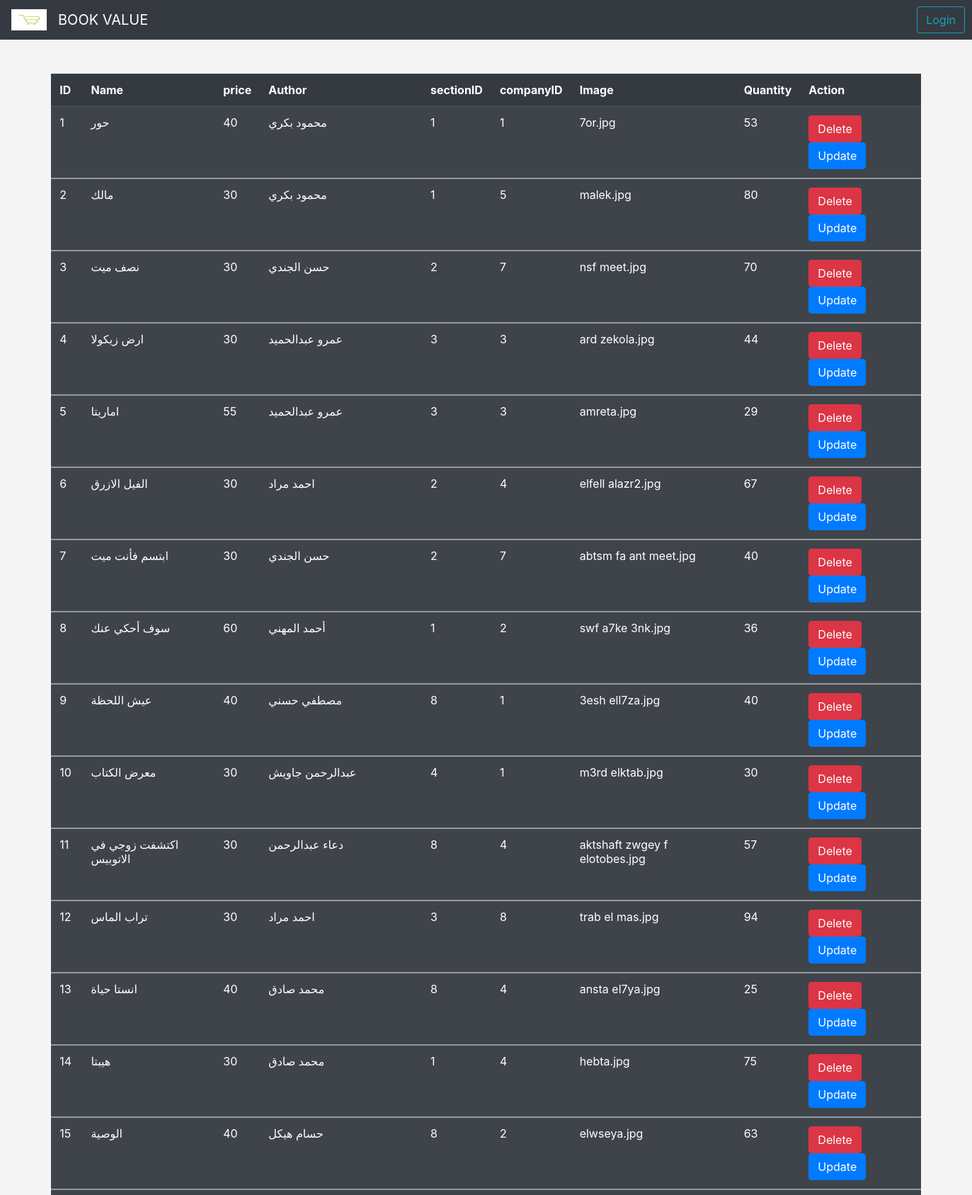
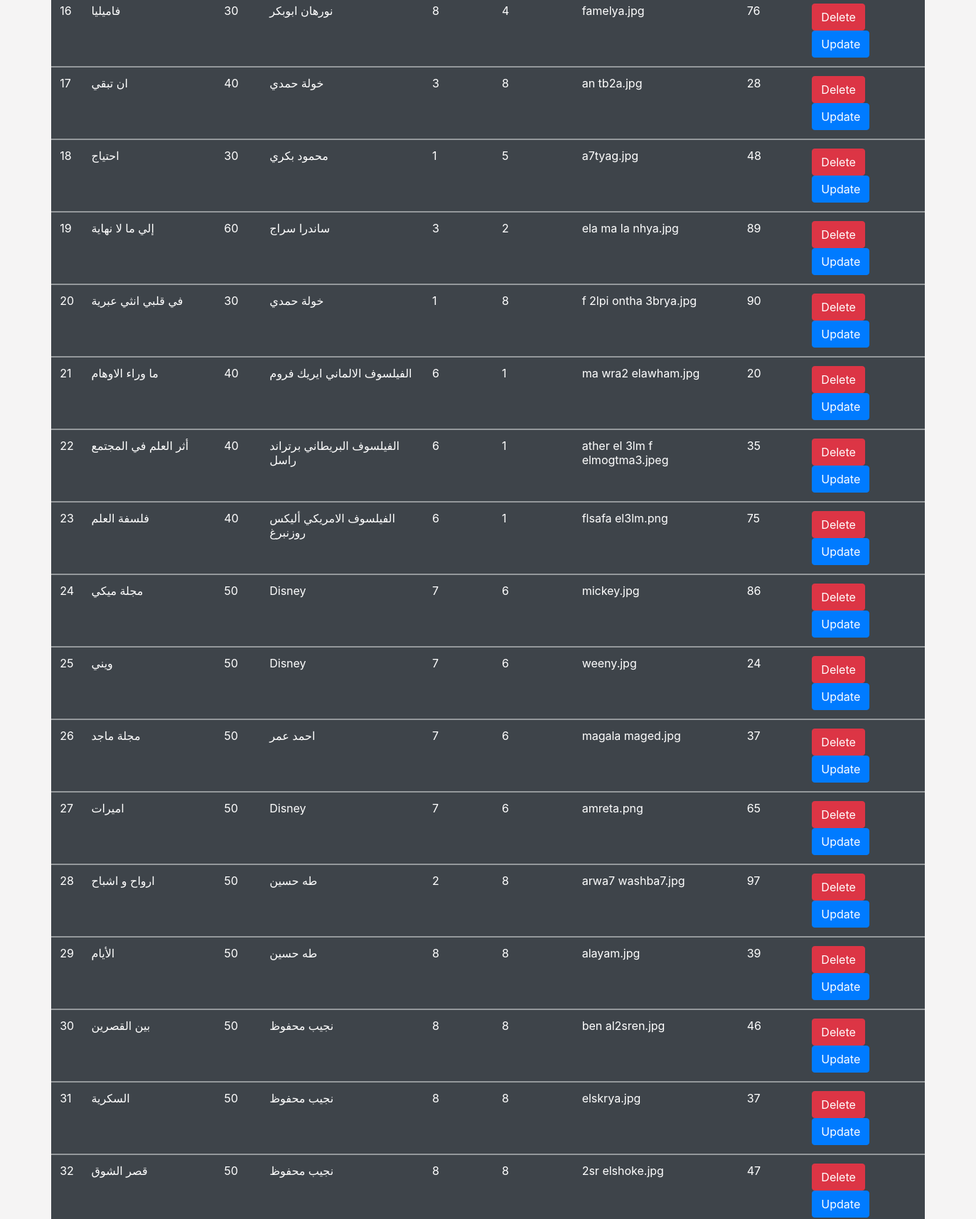
The app's page /products/prolist.php (upper part) with its own data (2 pictures, top to bottom).
### tables this page shows
CREATE TABLE `products` (
  `ID` int(11) NOT NULL,
  `name` varchar(255) NOT NULL,
  `price` int(11) NOT NULL,
  `author` varchar(255) NOT NULL,
  `sectionID` int(11) NOT NULL,
  `companyID` int(11) NOT NULL,
  `image` varchar(4000) NOT NULL,
  `quantity` varchar(2000) NOT NULL
);

### products/prolist.php (the view, shortened to what this page needs)
<?php
include "../general/config.php";
include "../shared Admin/nav1.php";
$select= "SELECT * FROM `products`";
$s=mysqli_query($conn,$select);
?>
<!DOCTYPE html>
<html lang="en">
<head>
</head>
<body style="background-color: #f5f4f4;">
    <div class="container col-11 text-center my-5 ">
    <table class=" table table-dark table-striped">
<thead>
        <tr>
            <th scope="col">ID</th>
            <th scope="col">Name</th>
            <th scope="col">price</th>
            <th scope="col">Author</th>
            <th scope="col">sectionID</th>
            <th scope="col">companyID</th>
            <th scope="col">Image</th>
            <th scope="col">Quantity</th>
            <th scope="col">Action</th>
        </tr>
</thead>
        <?php foreach($s as $data) { ?>
        <tbody>
        <tr>
            <td> <?php echo $data['ID'] ?> </td>
            <td> <?php echo $data ['name']?> </td>
            <td> <?php echo $data['price'] ?> </td>
            <td> <?php echo $data['author'] ?> </td>
            <td> <?php echo $data['sectionID'] ?> </td>
            <td> <?php echo $data['companyID'] ?> </td>
            <td> <?php echo $data['image'] ?> </td>
            <td> <?php echo $data['quantity'] ?> </td>
            <td>
               <a href="prolist.php?delete=<?php echo $data['ID'] ?>  " onclick="return confirm('are you sure?')" class="btn btn-danger"> Delete</a>
               <a href="addpro.php?edit=<?php echo $data['ID'] ?> " class="btn btn-primary"> Update</a>
        </td>
        </tr>
        </tbody>
        <?php } ?>
    </table>
</div>
</body>
</html>

### records on screen
products: ID "1", name "حور", price "40", author "محمود بكري", sectionID "1", companyID "1", image "7or.jpg", quantity "53"
products: ID "2", name "مالك", price "30", author "محمود بكري", sectionID "1", companyID "5", image "malek.jpg", quantity "80"
products: ID "3", name "نصف ميت", price "30", author "حسن الجندي", sectionID "2", companyID "7", image "nsf meet.jpg", quantity "70"
products: ID "4", name "ارض زيكولا", price "30", author "عمرو عبدالحميد", sectionID "3", companyID "3", image "ard zekola.jpg", quantity "44"
products: ID "5", name "اماريتا", price "55", author "عمرو عبدالحميد", sectionID "3", companyID "3", image "amreta.jpg", quantity "29"
products: ID "6", name "الفيل الازرق", price "30", author "احمد مراد", sectionID "2", companyID "4", image "elfell alazr2.jpg", quantity "67"
products: ID "7", name "ابتسم فأنت ميت", price "30", author "حسن الجندي", sectionID "2", companyID "7", image "abtsm fa ant meet.jpg", quantity "40"
products: ID "8", name "سوف أحكي عنك", price "60", author "أحمد المهني", sectionID "1", companyID "2", image "swf a7ke 3nk.jpg", quantity "36"
products: ID "9", name "عيش اللحظة", price "40", author "مصطفي حسني", sectionID "8", companyID "1", image "3esh ell7za.jpg", quantity "40"
products: ID "10", name "معرض الكتاب", price "30", author "عبدالرحمن جاويش", sectionID "4", companyID "1", image "m3rd elktab.jpg", quantity "30"
products: ID "11", name "اكتشفت زوجي في الاتوبيس", price "30", author "دعاء عبدالرحمن", sectionID "8", companyID "4", image "aktshaft zwgey f elotobes.jpg", quantity "57"
products: ID "12", name "تراب الماس", price "30", author "احمد مراد", sectionID "3", companyID "8", image "trab el mas.jpg", quantity "94"
products: ID "13", name "انستا حياة", price "40", author "محمد صادق", sectionID "8", companyID "4", image "ansta el7ya.jpg", quantity "25"
products: ID "14", name "هيبتا", price "30", author "محمد صادق", sectionID "1", companyID "4", image "hebta.jpg", quantity "75"
products: ID "15", name "الوصية", price "40", author "حسام هيكل", sectionID "8", companyID "2", image "elwseya.jpg", quantity "63"
products: ID "16", name "فاميليا", price "30", author "نورهان ابوبكر", sectionID "8", companyID "4", image "famelya.jpg", quantity "76"
products: ID "17", name "ان تبقي", price "40", author "خولة حمدي", sectionID "3", companyID "8", image "an tb2a.jpg", quantity "28"
products: ID "18", name "احتياج", price "30", author "محمود بكري", sectionID "1", companyID "5", image "a7tyag.jpg", quantity "48"
products: ID "19", name "إلي ما لا نهاية", price "60", author "ساندرا سراج", sectionID "3", companyID "2", image "ela ma la nhya.jpg", quantity "89"
products: ID "20", name "في قلبي انثي عبرية", price "30", author "خولة حمدي", sectionID "1", companyID "8", image "f 2lpi ontha 3brya.jpg", quantity "90"
products: ID "21", name "ما وراء الاوهام", price "40", author "الفيلسوف الالماني ايريك فروم", sectionID "6", companyID "1", image "ma wra2 elawham.jpg", quantity "20"
products: ID "22", name "أثر العلم في المجتمع", price "40", author "الفيلسوف البريطاني برتراند راسل", sectionID "6", companyID "1", image "ather el 3lm f elmogtma3.jpeg", quantity "35"
products: ID "23", name "فلسفة العلم", price "40", author "الفيلسوف الامريكي أليكس روزنبرغ", sectionID "6", companyID "1", image "flsafa el3lm.png", quantity "75"
products: ID "24", name "مجلة ميكي", price "50", author "Disney", sectionID "7", companyID "6", image "mickey.jpg", quantity "86"
products: ID "25", name "ويني", price "50", author "Disney", sectionID "7", companyID "6", image "weeny.jpg", quantity "24"
products: ID "26", name "مجلة ماجد", price "50", author "احمد عمر", sectionID "7", companyID "6", image "magala maged.jpg", quantity "37"
products: ID "27", name "اميرات", price "50", author "Disney", sectionID "7", companyID "6", image "amreta.png", quantity "65"
products: ID "28", name "ارواح و اشباح", price "50", author "طه حسين", sectionID "2", companyID "8", image "arwa7 washba7.jpg", quantity "97"
products: ID "29", name "الأيام", price "50", author "طه حسين", sectionID "8", companyID "8", image "alayam.jpg", quantity "39"
products: ID "30", name "بين القصرين", price "50", author "نجيب محفوظ", sectionID "8", companyID "8", image "ben al2sren.jpg", quantity "46"
products: ID "31", name "السكرية", price "50", author "نجيب محفوظ", sectionID "8", companyID "8", image "elskrya.jpg", quantity "37"
products: ID "32", name "قصر الشوق", price "50", author "نجيب محفوظ", sectionID "8", companyID "8", image "2sr elshoke.jpg", quantity "47"
